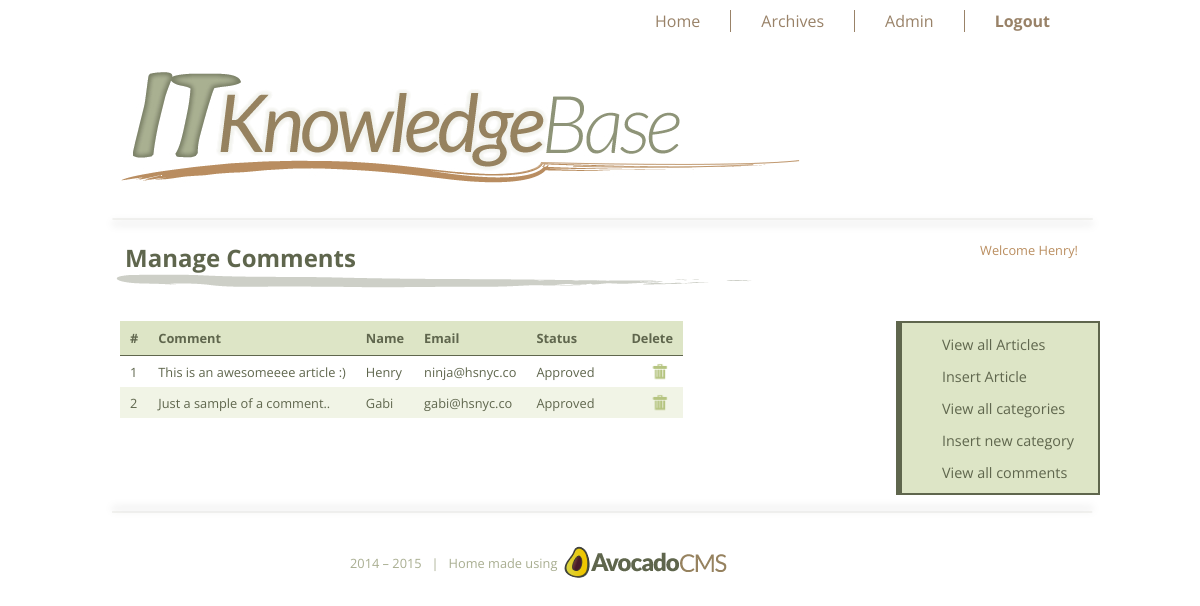
The page /admin/index.php?view_comments (signed in) on the database its author committed.
### tables this page shows
CREATE TABLE IF NOT EXISTS `comments` (
  `comment_id` int(10) NOT NULL AUTO_INCREMENT,
  `article_id` int(10) NOT NULL,
  `comment_name` varchar(100) NOT NULL,
  `comment_email` varchar(100) NOT NULL,
  `comment_text` text NOT NULL,
  `comment_date` text NOT NULL,
  `status` text NOT NULL,
  PRIMARY KEY (`comment_id`)
);

### admin/includes/view_comments.php (the view, shortened to what this page needs)
<?php
	if (!isset($_SESSION['user_name'])) {
		echo "<script>window.open('../login.php?not_authorize=Please log in!', '_self')</script>";
	}
	else {
?>
<div id="view-articles-heading"><h2>Manage Comments</h2></div>
<div id='view-articles-meta'><span id='author'>Welcome <?php echo $_SESSION['user_name']; ?>!</span></div>
<section id="view-articles-section">
	<table id="view-articles-table">
		<thead>
			<th>#</th>
			<th>Comment</th>
			<th>Name</th>
			<th>Email</th>
			<th>Status</th>
			<th>Delete</th>
		</thead>
		<?php
			include("includes/database.php");
			$get_comments = "select * from comments order by 1 desc";
			$run_comments = mysqli_query($db, $get_comments);
			$counter = 1;
			$line_ctr = 0;
			while ($row_comments = mysqli_fetch_array($run_comments)) {
				$comment_id = $row_comments['comment_id'];
				$comment_name = $row_comments['comment_name'];
				$comment_email = $row_comments['comment_email'];
				$comment_text = $row_comments['comment_text'];
				$status = $row_comments['status'];
				$line_ctr++;
				$line_ctr_remainder = $line_ctr % 2;
				if ($line_ctr_remainder == 0)
				{
					$style = "style='background-color: #F1F4E6;'";
				}
				else
				{
					$style = "style='background-color: white;'";
				}
		?>
		<tr <?php echo $style ?> >
			<td><?php echo $counter++; ?></td>
			<td><?php echo $comment_text; ?></td>
			<td><?php echo $comment_name; ?></td>
			<td><?php echo $comment_email; ?></td>
			<td style="width: 75px;">
			<?php
				if ($status == 'approved') {
					echo "<a href='includes/approve_comments.php?unapprove=$comment_id'>Approved</a>";
				}
				else {
					echo "<a href='includes/approve_comments.php?approve=$comment_id'>Unapproved</a>";
				}
			?>
			</td>
			<td><a href="includes/delete_comment.php?delete_comment=<?php echo $comment_id; ?>" onclick="return confirm('Are you sure you want to delete this comment?');"><div id="delete-article-td"></div></a></td>
		</tr>
		<?php } ?>
	</table>
</section>
<?php }   ?>

### admin/css/style.css (style rules this page uses)
body,div,dl,dt,dd,ul,ol,li,h1,h2,h3,h4,h5,h6,pre,form,fieldset,input,textarea,p,blockquote,th,td { margin:0; padding:0; }
table { border-collapse:collapse; border-spacing:0; }
address,caption,cite,code,dfn,em,strong,th,var { font-style:normal; font-weight:normal; }
caption,th { text-align:left; }
header, nav, footer, figure, figcaption, section, article, aside { display: block }
body { font-family: 'Lao UI', 'Open Sans', 'Myriad Pro', Arial, Helvetica, sans-serif; }
#admin_area h1, h2, h3 { margin-bottom: 20px; }
#author { padding-right: 12px; }
#view-articles-meta { float: right; color: #BA8E60; font-size: .8em; padding-right: 10px; }
#view-articles-heading { width: 70%; height: 40px; float: left; background-image: url("../images/top-brush.png"); background-repeat: no-repeat; background-position: left top; padding: 0 0 40px 15px; margin-left: 10px; }
#view-articles-heading h2 { color: #5F664D; }
#view-articles-section { width: 75%; margin: 0 0 20px 20px; float: left; }
#view-articles-table { font-size: .8em; color: #5F664D; }
#view-articles-table a { text-decoration: none; color: #5F664D; }
#view-articles-table th { border-bottom: 1px #5F664D solid; background-color: #DDE5C6; font-weight: bold; padding: 8px 10px; }
#view-articles-table td { padding: 4px 10px; }
#delete-article-td { width: 40px; height: 23px; background-image: url("../images/delete-article-icon.png"); background-repeat: no-repeat; background-size: 40px 46px; background-position: 0 0; cursor: pointer; }

### rows shown on the page
comments: comment_text "This is an awesomeeee article :)", comment_name "Henry", comment_email "ninja@hsnyc.co"
comments: comment_text "Just a sample of a comment..", comment_name "Gabi", comment_email "gabi@hsnyc.co"

### other values the page prints
$_SESSION['user_name'] "Henry"
$startYear "2014"
